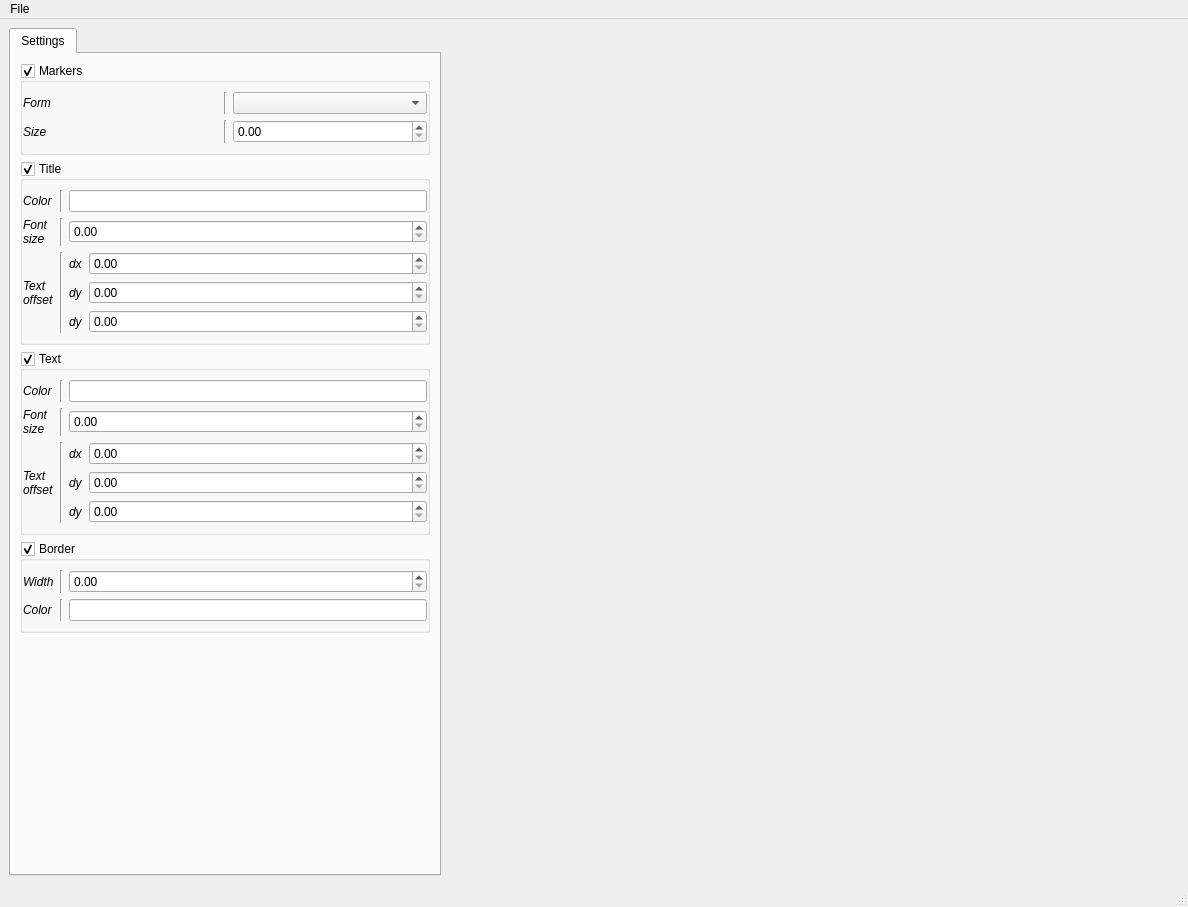
<?xml version="1.0" encoding="UTF-8"?>
<ui version="4.0">
 <class>MainWindow</class>
 <widget class="QMainWindow" name="MainWindow">
  <property name="windowModality">
   <enum>Qt::NonModal</enum>
  </property>
  <property name="enabled">
   <bool>true</bool>
  </property>
  <property name="geometry">
   <rect>
    <x>0</x>
    <y>0</y>
    <width>1188</width>
    <height>907</height>
   </rect>
  </property>
  <property name="font">
   <font>
    <stylestrategy>PreferDefault</stylestrategy>
    <kerning>true</kerning>
   </font>
  </property>
  <property name="windowTitle">
   <string>Topo</string>
  </property>
  <property name="tabShape">
   <enum>QTabWidget::Rounded</enum>
  </property>
  <widget class="QWidget" name="centralwidget">
   <layout class="QHBoxLayout" name="horizontalLayout_2">
    <property name="spacing">
     <number>0</number>
    </property>
    <property name="margin">
     <number>0</number>
    </property>
    <item>
     <widget class="QWidget" name="q_widget" native="true">
      <property name="sizePolicy">
       <sizepolicy hsizetype="Preferred" vsizetype="Preferred">
        <horstretch>0</horstretch>
        <verstretch>0</verstretch>
       </sizepolicy>
      </property>
      <property name="minimumSize">
       <size>
        <width>0</width>
        <height>0</height>
       </size>
      </property>
      <property name="maximumSize">
       <size>
        <width>450</width>
        <height>16777215</height>
       </size>
      </property>
      <layout class="QVBoxLayout" name="verticalLayout_4">
       <property name="sizeConstraint">
        <enum>QLayout::SetDefaultConstraint</enum>
       </property>
       <item>
        <widget class="QTabWidget" name="QuickSettings">
         <property name="maximumSize">
          <size>
           <width>16777215</width>
           <height>16777215</height>
          </size>
         </property>
         <property name="toolTip">
          <string>&lt;html&gt;&lt;head/&gt;&lt;body&gt;&lt;p&gt;&lt;br/&gt;&lt;/p&gt;&lt;/body&gt;&lt;/html&gt;</string>
         </property>
         <property name="autoFillBackground">
          <bool>false</bool>
         </property>
         <property name="tabShape">
          <enum>QTabWidget::Rounded</enum>
         </property>
         <property name="currentIndex">
          <number>0</number>
         </property>
         <property name="movable">
          <bool>true</bool>
         </property>
         <widget class="QWidget" name="q_Detection">
          <attribute name="title">
           <string>Settings</string>
          </attribute>
          <layout class="QVBoxLayout" name="verticalLayout_22">
           <item>
            <widget class="QGroupBox" name="groupBox_3">
             <property name="title">
              <string>Markers</string>
             </property>
             <property name="checkable">
              <bool>true</bool>
             </property>
             <layout class="QVBoxLayout" name="verticalLayout_3">
              <property name="leftMargin">
               <number>0</number>
              </property>
              <property name="rightMargin">
               <number>0</number>
              </property>
              <item>
               <layout class="QGridLayout" name="gridLayout_4">
                <property name="topMargin">
                 <number>0</number>
                </property>
                <item row="0" column="2">
                 <widget class="QComboBox" name="comboBox"/>
                </item>
                <item row="0" column="1">
                 <widget class="Line" name="line_6">
                  <property name="orientation">
                   <enum>Qt::Vertical</enum>
                  </property>
                 </widget>
                </item>
                <item row="0" column="0">
                 <widget class="QLabel" name="label_9">
                  <property name="font">
                   <font>
                    <italic>true</italic>
                   </font>
                  </property>
                  <property name="text">
                   <string>Form</string>
                  </property>
                 </widget>
                </item>
                <item row="1" column="0">
                 <widget class="QLabel" name="label_10">
                  <property name="font">
                   <font>
                    <italic>true</italic>
                   </font>
                  </property>
                  <property name="text">
                   <string>Size</string>
                  </property>
                 </widget>
                </item>
                <item row="1" column="2">
                 <widget class="QDoubleSpinBox" name="doubleSpinBox_6"/>
                </item>
                <item row="1" column="1">
                 <widget class="Line" name="line_7">
                  <property name="orientation">
                   <enum>Qt::Vertical</enum>
                  </property>
                 </widget>
                </item>
               </layout>
              </item>
             </layout>
            </widget>
           </item>
           <item>
            <widget class="QGroupBox" name="groupBox_4">
             <property name="title">
              <string>Title</string>
             </property>
             <property name="checkable">
              <bool>true</bool>
             </property>
             <layout class="QVBoxLayout" name="verticalLayout_5">
              <property name="leftMargin">
               <number>0</number>
              </property>
              <property name="rightMargin">
               <number>0</number>
              </property>
              <item>
               <layout class="QGridLayout" name="gridLayout_5">
                <item row="1" column="0">
                 <widget class="QLabel" name="label_11">
                  <property name="font">
                   <font>
                    <italic>true</italic>
                   </font>
                  </property>
                  <property name="text">
                   <string>Font
size</string>
                  </property>
                 </widget>
                </item>
                <item row="1" column="2">
                 <widget class="QDoubleSpinBox" name="doubleSpinBox_7"/>
                </item>
                <item row="2" column="0">
                 <widget class="QLabel" name="label_12">
                  <property name="font">
                   <font>
                    <italic>true</italic>
                   </font>
                  </property>
                  <property name="text">
                   <string>Text
offset</string>
                  </property>
                 </widget>
                </item>
                <item row="2" column="1">
                 <widget class="Line" name="line_8">
                  <property name="orientation">
                   <enum>Qt::Vertical</enum>
                  </property>
                 </widget>
                </item>
                <item row="2" column="2">
                 <layout class="QGridLayout" name="gridLayout_6">
                  <item row="1" column="0">
                   <widget class="QLabel" name="label_13">
                    <property name="font">
                     <font>
                      <italic>true</italic>
                     </font>
                    </property>
                    <property name="text">
                     <string>dy</string>
                    </property>
                   </widget>
                  </item>
                  <item row="0" column="1">
                   <widget class="QDoubleSpinBox" name="doubleSpinBox_8"/>
                  </item>
                  <item row="1" column="1">
                   <widget class="QDoubleSpinBox" name="doubleSpinBox_9"/>
                  </item>
                  <item row="2" column="1">
                   <widget class="QDoubleSpinBox" name="doubleSpinBox_10"/>
                  </item>
                  <item row="2" column="0">
                   <widget class="QLabel" name="label_14">
                    <property name="font">
                     <font>
                      <italic>true</italic>
                     </font>
                    </property>
                    <property name="text">
                     <string>dy</string>
                    </property>
                   </widget>
                  </item>
                  <item row="0" column="0">
                   <widget class="QLabel" name="label_15">
                    <property name="font">
                     <font>
                      <italic>true</italic>
                     </font>
                    </property>
                    <property name="text">
                     <string>dx</string>
                    </property>
                   </widget>
                  </item>
                  <item row="3" column="1">
                   <spacer name="horizontalSpacer_4">
                    <property name="orientation">
                     <enum>Qt::Horizontal</enum>
                    </property>
                    <property name="sizeType">
                     <enum>QSizePolicy::Expanding</enum>
                    </property>
                    <property name="sizeHint" stdset="0">
                     <size>
                      <width>40</width>
                      <height>0</height>
                     </size>
                    </property>
                   </spacer>
                  </item>
                 </layout>
                </item>
                <item row="0" column="2">
                 <widget class="QLineEdit" name="lineEdit_3"/>
                </item>
                <item row="0" column="0">
                 <widget class="QLabel" name="label_16">
                  <property name="font">
                   <font>
                    <italic>true</italic>
                   </font>
                  </property>
                  <property name="text">
                   <string>Color</string>
                  </property>
                 </widget>
                </item>
                <item row="0" column="1">
                 <widget class="Line" name="line_9">
                  <property name="orientation">
                   <enum>Qt::Vertical</enum>
                  </property>
                 </widget>
                </item>
                <item row="1" column="1">
                 <widget class="Line" name="line_10">
                  <property name="orientation">
                   <enum>Qt::Vertical</enum>
                  </property>
                 </widget>
                </item>
               </layout>
              </item>
             </layout>
            </widget>
           </item>
           <item>
            <widget class="QGroupBox" name="groupBox">
             <property name="title">
              <string>Text</string>
             </property>
             <property name="checkable">
              <bool>true</bool>
             </property>
             <layout class="QVBoxLayout" name="verticalLayout">
              <property name="leftMargin">
               <number>0</number>
              </property>
              <property name="rightMargin">
               <number>0</number>
              </property>
              <item>
               <layout class="QGridLayout" name="gridLayout">
                <item row="1" column="0">
                 <widget class="QLabel" name="label">
                  <property name="font">
                   <font>
                    <italic>true</italic>
                   </font>
                  </property>
                  <property name="text">
                   <string>Font
size</string>
                  </property>
                 </widget>
                </item>
                <item row="1" column="2">
                 <widget class="QDoubleSpinBox" name="doubleSpinBox"/>
                </item>
                <item row="2" column="0">
                 <widget class="QLabel" name="label_2">
                  <property name="font">
                   <font>
                    <italic>true</italic>
                   </font>
                  </property>
                  <property name="text">
                   <string>Text
offset</string>
                  </property>
                 </widget>
                </item>
                <item row="2" column="1">
                 <widget class="Line" name="line_2">
                  <property name="orientation">
                   <enum>Qt::Vertical</enum>
                  </property>
                 </widget>
                </item>
                <item row="2" column="2">
                 <layout class="QGridLayout" name="gridLayout_2">
                  <item row="1" column="0">
                   <widget class="QLabel" name="label_4">
                    <property name="font">
                     <font>
                      <italic>true</italic>
                     </font>
                    </property>
                    <property name="text">
                     <string>dy</string>
                    </property>
                   </widget>
                  </item>
                  <item row="0" column="1">
                   <widget class="QDoubleSpinBox" name="doubleSpinBox_2"/>
                  </item>
                  <item row="1" column="1">
                   <widget class="QDoubleSpinBox" name="doubleSpinBox_3"/>
                  </item>
                  <item row="2" column="1">
                   <widget class="QDoubleSpinBox" name="doubleSpinBox_4"/>
                  </item>
                  <item row="2" column="0">
                   <widget class="QLabel" name="label_5">
                    <property name="font">
                     <font>
                      <italic>true</italic>
                     </font>
                    </property>
                    <property name="text">
                     <string>dy</string>
                    </property>
                   </widget>
                  </item>
                  <item row="0" column="0">
                   <widget class="QLabel" name="label_3">
                    <property name="font">
                     <font>
                      <italic>true</italic>
                     </font>
                    </property>
                    <property name="text">
                     <string>dx</string>
                    </property>
                   </widget>
                  </item>
                  <item row="3" column="1">
                   <spacer name="horizontalSpacer_3">
                    <property name="orientation">
                     <enum>Qt::Horizontal</enum>
                    </property>
                    <property name="sizeType">
                     <enum>QSizePolicy::Expanding</enum>
                    </property>
                    <property name="sizeHint" stdset="0">
                     <size>
                      <width>40</width>
                      <height>0</height>
                     </size>
                    </property>
                   </spacer>
                  </item>
                 </layout>
                </item>
                <item row="0" column="2">
                 <widget class="QLineEdit" name="lineEdit_2"/>
                </item>
                <item row="0" column="0">
                 <widget class="QLabel" name="label_8">
                  <property name="font">
                   <font>
                    <italic>true</italic>
                   </font>
                  </property>
                  <property name="text">
                   <string>Color</string>
                  </property>
                 </widget>
                </item>
                <item row="0" column="1">
                 <widget class="Line" name="line_5">
                  <property name="orientation">
                   <enum>Qt::Vertical</enum>
                  </property>
                 </widget>
                </item>
                <item row="1" column="1">
                 <widget class="Line" name="line">
                  <property name="orientation">
                   <enum>Qt::Vertical</enum>
                  </property>
                 </widget>
                </item>
               </layout>
              </item>
             </layout>
            </widget>
           </item>
           <item>
            <widget class="QGroupBox" name="groupBox_2">
             <property name="title">
              <string>Border</string>
             </property>
             <property name="checkable">
              <bool>true</bool>
             </property>
             <layout class="QVBoxLayout" name="verticalLayout_2">
              <property name="leftMargin">
               <number>0</number>
              </property>
              <property name="rightMargin">
               <number>0</number>
              </property>
              <item>
               <layout class="QGridLayout" name="gridLayout_3">
                <item row="1" column="2">
                 <widget class="QLineEdit" name="lineEdit"/>
                </item>
                <item row="1" column="0">
                 <widget class="QLabel" name="label_6">
                  <property name="font">
                   <font>
                    <italic>true</italic>
                   </font>
                  </property>
                  <property name="text">
                   <string>Color</string>
                  </property>
                 </widget>
                </item>
                <item row="1" column="1">
                 <widget class="Line" name="line_4">
                  <property name="orientation">
                   <enum>Qt::Vertical</enum>
                  </property>
                 </widget>
                </item>
                <item row="0" column="0">
                 <widget class="QLabel" name="label_7">
                  <property name="font">
                   <font>
                    <italic>true</italic>
                   </font>
                  </property>
                  <property name="text">
                   <string>Width</string>
                  </property>
                 </widget>
                </item>
                <item row="0" column="1">
                 <widget class="Line" name="line_3">
                  <property name="orientation">
                   <enum>Qt::Vertical</enum>
                  </property>
                 </widget>
                </item>
                <item row="0" column="2">
                 <widget class="QDoubleSpinBox" name="doubleSpinBox_5"/>
                </item>
               </layout>
              </item>
             </layout>
            </widget>
           </item>
           <item>
            <spacer name="verticalSpacer">
             <property name="orientation">
              <enum>Qt::Vertical</enum>
             </property>
             <property name="sizeHint" stdset="0">
              <size>
               <width>20</width>
               <height>40</height>
              </size>
             </property>
            </spacer>
           </item>
          </layout>
         </widget>
        </widget>
       </item>
      </layout>
     </widget>
    </item>
    <item>
     <layout class="QVBoxLayout" name="_TopoLayout">
      <item>
       <spacer name="horizontalSpacer">
        <property name="orientation">
         <enum>Qt::Horizontal</enum>
        </property>
        <property name="sizeHint" stdset="0">
         <size>
          <width>40</width>
          <height>20</height>
         </size>
        </property>
       </spacer>
      </item>
     </layout>
    </item>
   </layout>
  </widget>
  <widget class="QMenuBar" name="menubar">
   <property name="geometry">
    <rect>
     <x>0</x>
     <y>0</y>
     <width>1188</width>
     <height>25</height>
    </rect>
   </property>
   <widget class="QMenu" name="menuFile">
    <property name="title">
     <string>File</string>
    </property>
    <addaction name="menuScreenshot"/>
   </widget>
   <addaction name="menuFile"/>
  </widget>
  <widget class="QStatusBar" name="statusbar"/>
  <action name="actionSave">
   <property name="text">
    <string>Save</string>
   </property>
  </action>
  <action name="actionLoad">
   <property name="text">
    <string>Load</string>
   </property>
  </action>
  <action name="actionCortical_repartition">
   <property name="text">
    <string>Cortical repartition</string>
   </property>
  </action>
  <action name="actionCortical">
   <property name="text">
    <string>Cortical</string>
   </property>
  </action>
  <action name="actionSagittal">
   <property name="text">
    <string>Sagittal</string>
   </property>
  </action>
  <action name="actionAxial">
   <property name="text">
    <string>Axial</string>
   </property>
  </action>
  <action name="actionCamera">
   <property name="text">
    <string>Camera</string>
   </property>
  </action>
  <action name="actionLeft">
   <property name="text">
    <string>Left</string>
   </property>
  </action>
  <action name="actionRight">
   <property name="text">
    <string>Right</string>
   </property>
  </action>
  <action name="menuDispSettings">
   <property name="checkable">
    <bool>true</bool>
   </property>
   <property name="checked">
    <bool>true</bool>
   </property>
   <property name="text">
    <string>Quick settings</string>
   </property>
   <property name="shortcut">
    <string>Ctrl+D</string>
   </property>
  </action>
  <action name="actionClose">
   <property name="text">
    <string>Close</string>
   </property>
   <property name="shortcut">
    <string>Ctrl+Q</string>
   </property>
  </action>
  <action name="actionProjection">
   <property name="text">
    <string>Projection</string>
   </property>
   <property name="toolTip">
    <string>&lt;html&gt;&lt;head/&gt;&lt;body&gt;&lt;p&gt;Find all vertices under a distance of t_radius with each source and project s_data to the surface&lt;/p&gt;&lt;/body&gt;&lt;/html&gt;</string>
   </property>
   <property name="shortcut">
    <string>Ctrl+P</string>
   </property>
  </action>
  <action name="actionRepartition">
   <property name="text">
    <string>Repartition</string>
   </property>
   <property name="shortcut">
    <string>Ctrl+R</string>
   </property>
  </action>
  <action name="actionShortcuts">
   <property name="checkable">
    <bool>true</bool>
   </property>
   <property name="text">
    <string>Shortcuts</string>
   </property>
   <property name="shortcut">
    <string>Ctrl+T</string>
   </property>
  </action>
  <action name="actionUi_settings">
   <property name="checkable">
    <bool>true</bool>
   </property>
   <property name="checked">
    <bool>false</bool>
   </property>
   <property name="text">
    <string>Ui settings</string>
   </property>
  </action>
  <action name="actionNdPlt">
   <property name="checkable">
    <bool>true</bool>
   </property>
   <property name="text">
    <string>Nd-plot</string>
   </property>
  </action>
  <action name="actionOnedPlt">
   <property name="checkable">
    <bool>true</bool>
   </property>
   <property name="text">
    <string>1d-plot</string>
   </property>
  </action>
  <action name="actionImage">
   <property name="checkable">
    <bool>true</bool>
   </property>
   <property name="text">
    <string>Image</string>
   </property>
  </action>
  <action name="actionColormap">
   <property name="checkable">
    <bool>true</bool>
   </property>
   <property name="text">
    <string>Colormap</string>
   </property>
  </action>
  <action name="menuShortcut">
   <property name="text">
    <string>Shortcuts</string>
   </property>
   <property name="shortcut">
    <string>Ctrl+T</string>
   </property>
  </action>
  <action name="menuDocumentation">
   <property name="text">
    <string>Documentation</string>
   </property>
   <property name="shortcut">
    <string>Ctrl+E</string>
   </property>
  </action>
  <action name="actionScreenshot">
   <property name="text">
    <string>Screenshot</string>
   </property>
   <property name="shortcut">
    <string>Ctrl+N</string>
   </property>
  </action>
  <action name="actionSave_hypnogram">
   <property name="text">
    <string>Save hypnogram data</string>
   </property>
  </action>
  <action name="actionSave_infos">
   <property name="text">
    <string>Save infos table</string>
   </property>
  </action>
  <action name="actionSave_scoring">
   <property name="text">
    <string>Save scoring table</string>
   </property>
  </action>
  <action name="actionSave_detection">
   <property name="text">
    <string>Save detection table</string>
   </property>
  </action>
  <action name="actionSave_all">
   <property name="text">
    <string>Save all</string>
   </property>
  </action>
  <action name="menuExit">
   <property name="text">
    <string>Exit</string>
   </property>
   <property name="shortcut">
    <string>Ctrl+Q</string>
   </property>
  </action>
  <action name="actionLoad_hypnogram">
   <property name="text">
    <string>Load hypnogram</string>
   </property>
  </action>
  <action name="menuSaveInfoTable">
   <property name="text">
    <string>Stats info table</string>
   </property>
  </action>
  <action name="menuSaveScoringTable">
   <property name="text">
    <string>Scoring table</string>
   </property>
  </action>
  <action name="actionAll">
   <property name="text">
    <string>All</string>
   </property>
   <property name="shortcut">
    <string>Ctrl+S</string>
   </property>
  </action>
  <action name="menuLoadHypno">
   <property name="text">
    <string>Hypnogram</string>
   </property>
  </action>
  <action name="menuLoadData">
   <property name="enabled">
    <bool>false</bool>
   </property>
   <property name="text">
    <string>Data</string>
   </property>
  </action>
  <action name="actionHypnogram_figure">
   <property name="text">
    <string>Hypnogram figure</string>
   </property>
  </action>
  <action name="menuLoadConfig">
   <property name="text">
    <string>GUI config</string>
   </property>
  </action>
  <action name="menuSaveConfig">
   <property name="text">
    <string>GUI config</string>
   </property>
  </action>
  <action name="menuDownload_pdf_doc">
   <property name="text">
    <string>Download pdf doc</string>
   </property>
  </action>
  <action name="menuSaveHypnogramFigure">
   <property name="text">
    <string>Figure</string>
   </property>
  </action>
  <action name="menuSaveHypnogramData">
   <property name="text">
    <string>Data</string>
   </property>
  </action>
  <action name="menuSaveDetectAll">
   <property name="text">
    <string>All detections</string>
   </property>
  </action>
  <action name="menuSaveDetectSelected">
   <property name="text">
    <string>Selected detection</string>
   </property>
  </action>
  <action name="menuSaveScreenshotEntire">
   <property name="text">
    <string>Entire window</string>
   </property>
  </action>
  <action name="menuSaveScreenshotSelected">
   <property name="enabled">
    <bool>false</bool>
   </property>
   <property name="text">
    <string>Selected canvas</string>
   </property>
  </action>
  <action name="menuLoadDetectAll">
   <property name="text">
    <string>All</string>
   </property>
  </action>
  <action name="menuLoadDetectSelect">
   <property name="text">
    <string>Selected</string>
   </property>
  </action>
  <action name="menuDispSpec">
   <property name="checkable">
    <bool>true</bool>
   </property>
   <property name="checked">
    <bool>true</bool>
   </property>
   <property name="text">
    <string>Spectrogram</string>
   </property>
   <property name="shortcut">
    <string>S</string>
   </property>
  </action>
  <action name="menuDispHypno">
   <property name="checkable">
    <bool>true</bool>
   </property>
   <property name="checked">
    <bool>true</bool>
   </property>
   <property name="text">
    <string>Hypnogram</string>
   </property>
   <property name="shortcut">
    <string>H</string>
   </property>
  </action>
  <action name="menuDispNavbar">
   <property name="checkable">
    <bool>true</bool>
   </property>
   <property name="checked">
    <bool>true</bool>
   </property>
   <property name="text">
    <string>Navigation bar</string>
   </property>
   <property name="shortcut">
    <string>P</string>
   </property>
  </action>
  <action name="menuDispTimeax">
   <property name="checkable">
    <bool>true</bool>
   </property>
   <property name="checked">
    <bool>true</bool>
   </property>
   <property name="text">
    <string>Time axis</string>
   </property>
   <property name="shortcut">
    <string>X</string>
   </property>
  </action>
  <action name="menuDispTopo">
   <property name="checkable">
    <bool>true</bool>
   </property>
   <property name="text">
    <string>Topoplot</string>
   </property>
   <property name="shortcut">
    <string>T</string>
   </property>
  </action>
  <action name="menuDispIndic">
   <property name="checkable">
    <bool>true</bool>
   </property>
   <property name="checked">
    <bool>true</bool>
   </property>
   <property name="text">
    <string>Time indicators</string>
   </property>
   <property name="shortcut">
    <string>I</string>
   </property>
  </action>
  <action name="actionZoom_mode">
   <property name="checkable">
    <bool>true</bool>
   </property>
   <property name="text">
    <string>Zoom mode</string>
   </property>
   <property name="shortcut">
    <string>Z</string>
   </property>
  </action>
  <action name="menuDispZoom">
   <property name="checkable">
    <bool>true</bool>
   </property>
   <property name="text">
    <string>Zoom mode</string>
   </property>
   <property name="shortcut">
    <string>Z</string>
   </property>
  </action>
  <action name="menuSettingCleanHyp">
   <property name="text">
    <string>Clean hypnogram</string>
   </property>
  </action>
  <action name="menuSaveAnnotations">
   <property name="text">
    <string>Annotation</string>
   </property>
  </action>
  <action name="menuLoadAnnotations">
   <property name="text">
    <string>Annotations</string>
   </property>
  </action>
  <action name="menuScreenshot">
   <property name="text">
    <string>Screenshot</string>
   </property>
   <property name="shortcut">
    <string>Ctrl+N</string>
   </property>
  </action>
 </widget>
 <resources/>
 <connections/>
</ui>
